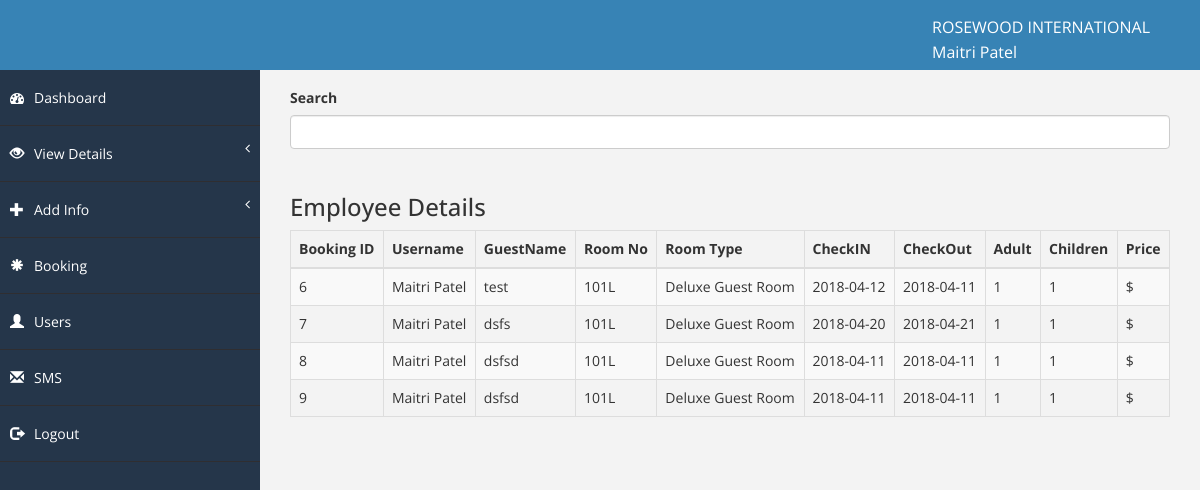
The app's page /admin/viewbooking.php (signed in), older data.
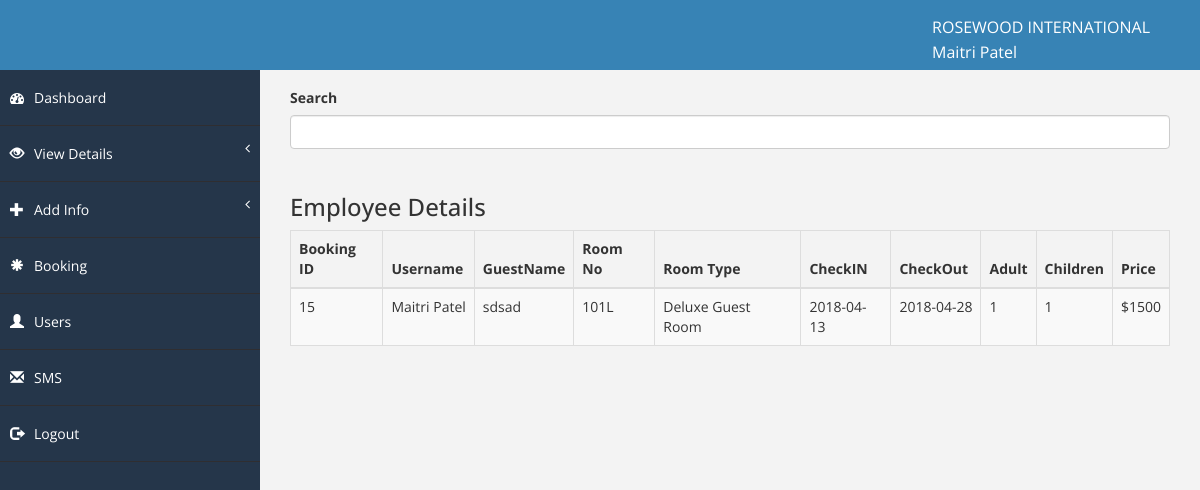
The same page, newer data.
### tables this page shows
CREATE TABLE IF NOT EXISTS `booking` (
  `booking_id` int(10) NOT NULL,
  `room_no` varchar(50) NOT NULL,
  `reg_id` int(20) NOT NULL,
  `guest_name` varchar(100) NOT NULL,
  `tdate` timestamp NOT NULL DEFAULT CURRENT_TIMESTAMP,
  `check_in` date NOT NULL,
  `check_out` date NOT NULL,
  `type` varchar(100) NOT NULL,
  `adult` bigint(20) NOT NULL,
  `children` bigint(20) NOT NULL,
  `total_amount` varchar(20) NOT NULL,
  `bill_id` int(10) DEFAULT NULL
);

CREATE TABLE IF NOT EXISTS `registration` (
  `reg_id` int(20) NOT NULL,
  `fname` varchar(50) NOT NULL,
  `lname` varchar(50) NOT NULL,
  `address` varchar(100) NOT NULL,
  `city` varchar(50) NOT NULL,
  `state` varchar(50) NOT NULL,
  `country` varchar(50) NOT NULL,
  `dob` date NOT NULL,
  `gender` varchar(20) NOT NULL,
  `maritial_status` varchar(30) NOT NULL,
  `mobile_no` int(20) NOT NULL,
  `email` varchar(50) NOT NULL,
  `uname` varchar(50) NOT NULL,
  `password` varchar(100) NOT NULL,
  `sec_ques` varchar(50) NOT NULL,
  `answer` varchar(100) NOT NULL,
  `status` varchar(10) NOT NULL
);

CREATE TABLE IF NOT EXISTS `rooms` (
  `room_id` int(20) NOT NULL,
  `room_no` varchar(100) NOT NULL,
  `image` text NOT NULL,
  `room_type` varchar(100) NOT NULL,
  `capacity` varchar(100) NOT NULL,
  `rent` varchar(100) NOT NULL,
  `facility` varchar(100) NOT NULL,
  `booking_status` tinyint(1) NOT NULL DEFAULT '0',
  `status` varchar(50) NOT NULL,
  `hotel_id` bigint(10) DEFAULT NULL
);

### admin/function.php (called while the page is built, shortened)
<?php
function connection(){
    try{
        $con = mysqli_connect("localhost","root","mysql","hoteldb");
    }catch(Exception $e){
        echo $e->getMessage();
    }
    return $con;
}
function selectalldatabyid($table,$primary_key,$id){
    try{
        $con = connection();
        $sql = "SELECT * from $table  WHERE $primary_key=$id";
        $result = mysqli_query($con, $sql);
        $row = mysqli_fetch_array($result,MYSQLI_ASSOC);
    }catch(Exception $e){
        echo $e->getMessage();
    }
    return($row);
}
function selectalldataby($table){
    try {
        $con = connection();
        $selectalldata = "SELECT * from $table";
        $result = mysqli_query($con, $selectalldata);
        $row = mysqli_fetch_all($result,MYSQLI_ASSOC);
    } catch (Exception $e) {
        echo 'Message: ' .$e->getMessage();
    }
    return $row;
}

### admin/viewbooking.php (the view, shortened to what this page needs)
<?PHP
include('header.php');
$booking_data = selectalldataby("booking");
?>
<div id="page-wrapper" style="overflow-x: scroll">
    <label>Search</label>
    <input id="search" type="text" class="form-control" name="field">
    <br>
    <h3>Employee Details</h3>
    <table class="table table-striped table-bordered table-hover" id="datatable">
        <thead>
        <tr>
            <th>Booking ID</th>
            <th>Username</th>
            <th>GuestName</th>
            <th>Room No</th>
            <th>Room Type</th>
            <th>CheckIN</th>
            <th>CheckOut</th>
            <th>Adult</th>
            <th>Children</th>
            <th>Price</th>
        </tr>
        </thead>
        <tbody>
        <?php foreach ($booking_data as $col => $row) {
            $user_data = selectalldatabyid("registration","reg_id",$row['reg_id']);?>
            <tr>
                <td><?php echo $row['booking_id']; ?></td>
                <td><?php echo $user_data['fname'] . " " . $user_data['lname'];?></td>
                <td><?php echo $row['guest_name']; ?></td>
                <td><?php echo $row['room_no'];?></td>
                <td><?php if(isset($row['room_no'])) {
                    $room_data = selectalldatabyid("rooms","room_no","'".$row['room_no']."'");
                    echo $room_data['room_type'];} ?></td>
                <td><?php echo $row['check_in']; ?></td>
                <td><?php echo $row['check_out']; ?></td>
                <td><?php echo $row['adult']; ?></td>
                <td><?php echo $row['children']; ?></td>
                <td>$<?php echo $row['total_amount']; ?></td>
            </tr>
            <?php } ?>
        </tbody>
    </table>
    <br>
</div>
</div>
</body>
</html>

Row changes from the older to the newer data that the page shows:
removed booking: booking_id "6", reg.fname "Maitri", reg.lname "Patel", guest_name "test", room_no "101L", rooms.room_type "Deluxe Guest Room", check_in "2018-04-12", check_out "2018-04-11", adult "1", children "1"
removed booking: booking_id "7", reg.fname "Maitri", reg.lname "Patel", guest_name "dsfs", room_no "101L", rooms.room_type "Deluxe Guest Room", check_in "2018-04-20", check_out "2018-04-21", adult "1", children "1"
removed booking: booking_id "8", reg.fname "Maitri", reg.lname "Patel", guest_name "dsfsd", room_no "101L", rooms.room_type "Deluxe Guest Room", check_in "2018-04-11", check_out "2018-04-11", adult "1", children "1"
removed booking: booking_id "9", reg.fname "Maitri", reg.lname "Patel", guest_name "dsfsd", room_no "101L", rooms.room_type "Deluxe Guest Room", check_in "2018-04-11", check_out "2018-04-11", adult "1", children "1"
added booking: booking_id "15", reg.fname "Maitri", reg.lname "Patel", guest_name "sdsad", room_no "101L", rooms.room_type "Deluxe Guest Room", check_in "2018-04-13", check_out "2018-04-28", adult "1", children "1", total_amount "1500"
